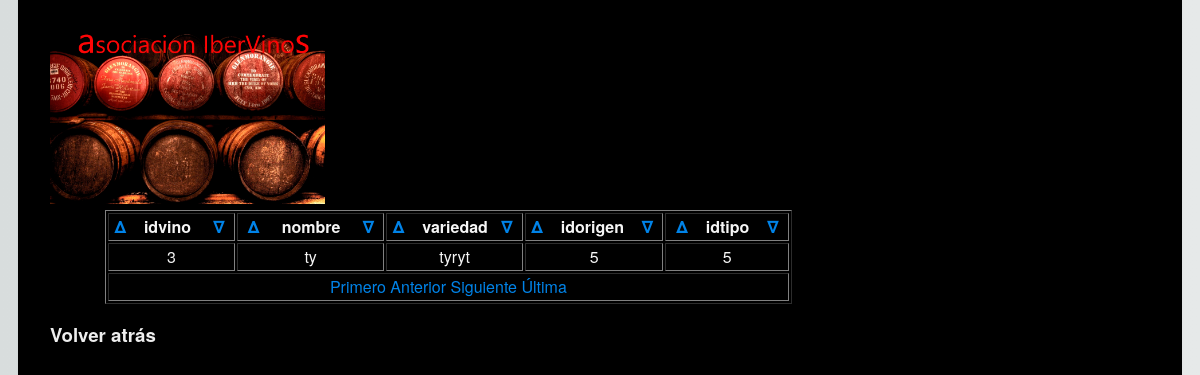
The page /tablaUsuarios.php on the database its author committed.
### tables this page shows
CREATE TABLE IF NOT EXISTS `vino` (
  `idvino` int(6) NOT NULL,
  `nombre` varchar(25) NOT NULL,
  `variedad` varchar(15) NOT NULL,
  `idorigen` int(6) NOT NULL,
  `idtipo` int(6) NOT NULL
);

### clases/AutoCarga.php (called while the page is built, shortened)
<?php
class AutoCarga {
    static function cargar($clase){
        $clase = str_replace("\\", "/", $clase);
        $archivo = "../clases/" .$clase . ".php";
         if (file_exists($archivo)) {
              require $archivo;
         }else{
             $archivo = "clases/" .$clase . ".php";
         }
   }
}

### clases/Request.php (called while the page is built, shortened)
<?php
class Request {
    static function get($nombre, $filtrar=true ,$indice = null) {
        return null;
    }
}

### clases/ManageVino.php (called while the page is built, shortened)
<?php
class ManageVino {
    private $bd = null;
    private $tabla = "vino";
    function __construct(DataBase $bd) {
        $this->bd = $bd;
    }
    function count($condicion="1=1", $parametros=array()){
        return $this->bd->count($this->tabla, $condicion, $parametros);
    }
    function getList($pagina=1,$orden="",$nrpp=Contants::NRPP){
        $ordenPredeterminado="$orden, nombre,variedad,idvino";
        if($orden==="" || $orden===null){
             $ordenPredeterminado="nombre,variedad,idvino";
        }
        $registroInicial=($pagina-1)*$nrpp;
        $this->bd->select($this->tabla, "*", "1=1", array(), $ordenPredeterminado,"$registroInicial,$nrpp");
        $r=array();
        while($row = $this->bd->getRow()){
            $vino = new Vino();
            $vino->set($row);
            $r[]=$vino;
        }
        return $r;
    }
}
?>

### clases/Database.php (called while the page is built, shortened)
<?php
class Database {
    private $conexion, $consulta;
    function __construct() {
        try {
    $this->conexion = new PDO(
            'mysql:host=' . Contants::SERVER . ';' . 'dbname=' . Contants::DATABASE, Contants::DBUSER,  Contants::DBPASS,  array(
        PDO::ATTR_PERSISTENT => true,
        PDO::MYSQL_ATTR_INIT_COMMAND => 'set names utf8')
    );
    } catch (PDOException $e) {
    var_dump($e);
    echo 'no se ha podido conectar';
    exit();
    }
    }
    function close(){
        $this->conexion = null;
    }
    function send($sql, $parametros=array()){
        $this->consulta = $this->conexion->prepare($sql);
        return $this->consulta->execute();
    }
    function getRow(){
        $r = $this->consulta->fetch();
        return $r;
    }
    function count($tabla, $condicion="1=1", $parametros=array()){
        $sql="select count(*) from $tabla where $condicion";
        $this->send($sql, $parametros);
        $fila=$this->getRow();
        return $fila[0];
    }
        function select($table, $proyeccion="*", $condicion= "1=1", $parametros=array(), $orden="1", $limite=""){
            $limit = "";
            if($limite!==""){
                $limit = "limit $limite";
            }
            $sql = "select $proyeccion from $table where $condicion order by $orden $limit";
            return $this->send($sql, $parametros);
        }
}

### clases/Vino.php (called while the page is built, shortened)
<?php
class Vino {
    private $idvino, $nombre, $variedad, $idorigen, $idtipo;
    function __construct($idvino=null, $nombre=null, $variedad=null, $idorigen=null, $idtipo=null) {
        $this->idvino = $idvino;
        $this->nombre = $nombre;
        $this->variedad = $variedad;
        $this->idorigen = $idorigen;
        $this->idtipo = $idtipo;
    }
    function getIdvino() {
        return $this->idvino;
    }
    function getNombre() {
        return $this->nombre;
    }
    function getVariedad() {
        return $this->variedad;
    }
    function getIdorigen() {
        return $this->idorigen;
    }
    function getIdtipo() {
        return $this->idtipo;
    }
    function set($valores, $inicio=0){
        $i=0;
    }
}

### tablaUsuarios.php (the view, shortened to what this page needs)
<?php
    require '../ibervinos/clases/AutoCarga.php';
    $bd = new DataBase();
    $gestor = new ManageVino($bd);
    $page=  Request::get('page');
    if($page===null || $page===""){
        $page=1;
    }
    $registros=$gestor->count();
    $paginas=ceil($registros /  Contants::NRPP);
    $order=  Request::get("order");
    $sort=  Request::get("sort");
    $orden="$order $sort";
    $trozoEnlace="";
    $vinos = $gestor->getList($page,trim($orden));
?>
<!DOCTYPE html>
<html lang="es">
    <head>
        <link rel="stylesheet" type="text/css" href="../ibervinos/css/main.css">
    </head>
    <body>
        <table border="1">
            <thead>
                <img style="width: 25%;"src="../ibervinos/image/barrilesdevino.jpg"/>
                <tr>
                    <th>
                         &nbsp;<a href="?order=idvino&sort=asc">&Delta; </a>&nbsp;
                        &nbsp;idvino &nbsp;
                       &nbsp; <a href="?order=idvino&sort=desc">&Del; </a>  &nbsp;
                    </th>
                     <th>
                        &nbsp; <a href="?order=nombre&sort=asc">&Delta; </a>&nbsp;
                       &nbsp; nombre &nbsp;
                       &nbsp; <a href="?order=nombre&sort=desc">&Del; </a>&nbsp;
                    </th>
                     <th>
                        &nbsp;<a href="?order=variedad&sort=asc">&Delta; </a>&nbsp;
                        &nbsp;variedad&nbsp;
                        &nbsp;<a href="?order=variedad&sort=desc">&Del; </a>&nbsp;
                    </th>
                    <th>
                       &nbsp;<a href="?order=idorigen&sort=asc">&Delta; </a>&nbsp;
                       &nbsp;idorigen&nbsp;
                       &nbsp; <a href="?order=idorigen&sort=desc">&Del; </a>&nbsp;
                    </th>
                    <th>
                        &nbsp; <a href="?order=idtipo&sort=asc">&Delta; </a>&nbsp;
                        &nbsp;idtipo&nbsp;
                        &nbsp; <a href="?order=idtipo&sort=desc">&Del; </a>&nbsp;
                    </th>
                </tr>
            </thead>
            <tfoot>
                <tr>
                    <td colspan="7">
                         <a href='?page=1<?= $trozoEnlace ?>'>Primero</a>
                         <a href="?page=<?php echo max(1, $page-1).$trozoEnlace ?>">Anterior</a>
                         <a href="?page=<?php echo min($page+1,$paginas).$trozoEnlace ?>">Siguiente </a>
                         <a href="?page=<?php echo $paginas.$trozoEnlace ?>">Última </a>
                    </td>
                </tr>
            </tfoot>
            <tbody>
                <?php
                foreach ($vinos as $indice => $vino) { ?>
                <tr>
                    <td><?php echo $vino->getidvino() ?></td>
                    <td><?php echo $vino->getNombre(); ?></td>
                    <td><?php echo $vino->getVariedad(); ?></td>
                    <td><?php echo $vino->getIdorigen(); ?></td>
                    <td><?php echo $vino->getIdtipo(); ?></td>
                </tr>
                <?php
                }
                ?>
            </tbody>
        </table>
        <a href="SeleccionUsuarios.html"><h3>Volver atrás</h3></a>
    </body>
</html>

### css/main.css (style rules this page uses)
html { background-color: #e6e9e9; background-image: -webkit-linear-gradient(270deg,rgb(230,233,233) 0%,rgb(216,221,221) 100%); background-image: linear-gradient(270deg,rgb(230,233,233) 0%,rgb(216,221,221) 100%); -webkit-font-smoothing: antialiased; }
body { margin: 0 auto; padding: 2em 2em 4em; max-width: 1100px; font-family: "Helvetica Neue", Helvetica, Arial, sans-serif; font-size: 16px; line-height: 1.5em; color: #545454; background-color: #000000; box-shadow: 0 0 2px rgba(0, 0, 0, 0.06); }
h1, h2, h3, h4, h5, h6 { color: #eeeeee; font-weight: 600; line-height: 1.3em; }
a { color: #0083e8; }
a:link { text-decoration:none; }
img { position: relative; width: 100%; }
table { position: relative; margin-left: 5%; }
tr { text-align: center; color: whitesmoke; }

### rows shown on the page
vino: idvino "3", nombre "ty", variedad "tyryt", idorigen "5", idtipo "5"
